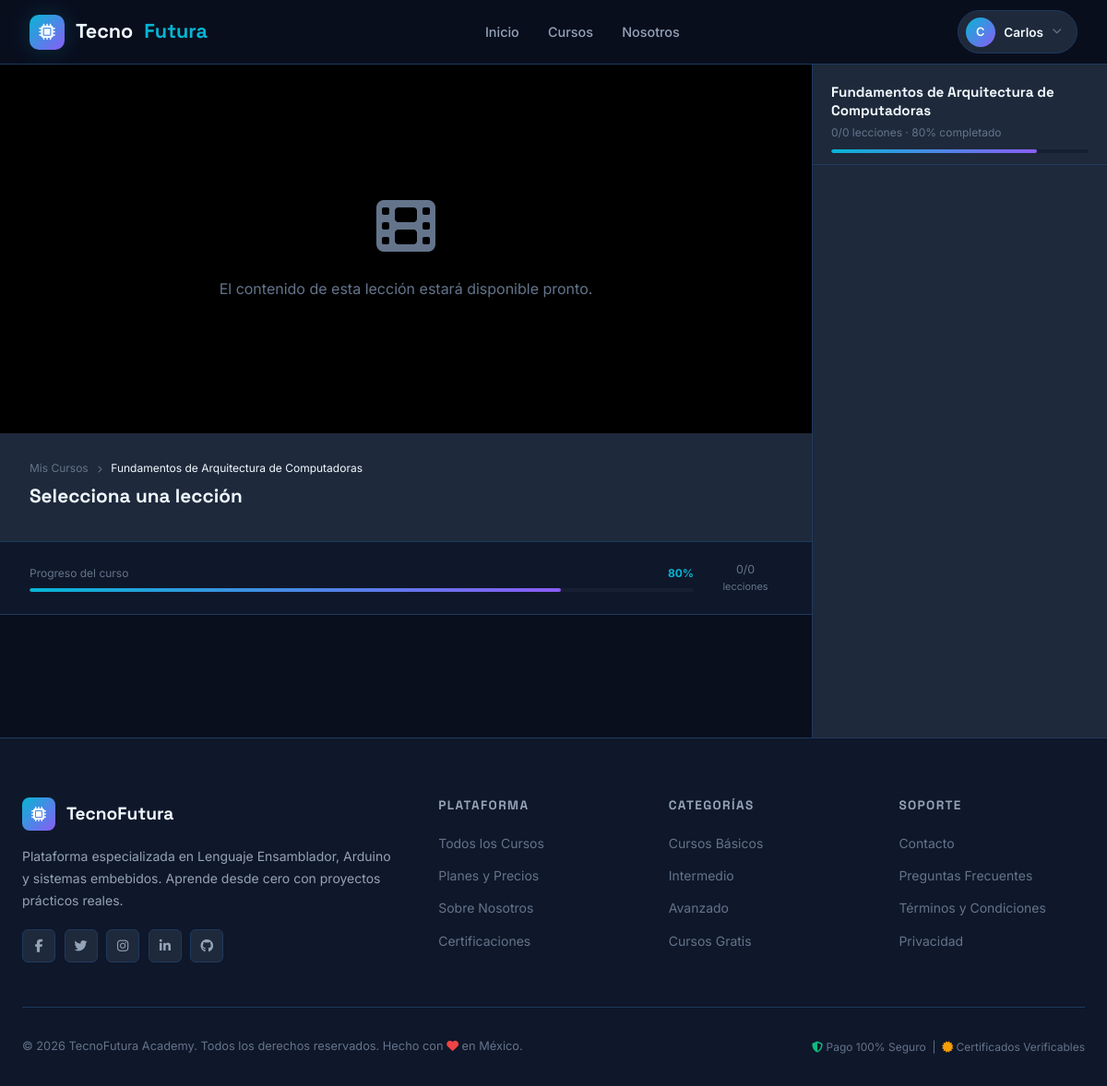
Page /lms/curso.php?id=4 (signed in) on the committed database.
### tables this page shows
CREATE TABLE cursos (
    id_curso INT AUTO_INCREMENT PRIMARY KEY,
    nombre_curso VARCHAR(200) NOT NULL,
    descripcion TEXT,
    nivel ENUM('Básico', 'Intermedio', 'Avanzado') NOT NULL,
    duracion_horas INT NOT NULL,
    precio DECIMAL(10,2) DEFAULT 0.00,
    id_docente INT,
    activo BOOLEAN DEFAULT TRUE,
    fecha_creacion TIMESTAMP DEFAULT CURRENT_TIMESTAMP,
    fecha_actualizacion TIMESTAMP DEFAULT CURRENT_TIMESTAMP ON UPDATE CURRENT_TIMESTAMP,
    FOREIGN KEY (id_docente) REFERENCES docentes(id_docente) ON DELETE SET NULL
);

CREATE TABLE inscripciones (
    id_inscripcion INT AUTO_INCREMENT PRIMARY KEY,
    id_alumno INT NOT NULL,
    id_curso INT NOT NULL,
    fecha_inscripcion TIMESTAMP DEFAULT CURRENT_TIMESTAMP,
    fecha_inicio DATE,
    fecha_finalizacion DATE,
    estado ENUM('Activo', 'Completado', 'Suspendido', 'Cancelado') DEFAULT 'Activo',
    progreso DECIMAL(5,2) DEFAULT 0.00,
    calificacion_final DECIMAL(4,2) DEFAULT NULL,
    FOREIGN KEY (id_alumno) REFERENCES alumnos(id_alumno) ON DELETE CASCADE,
    FOREIGN KEY (id_curso) REFERENCES cursos(id_curso) ON DELETE CASCADE,
    UNIQUE KEY inscripcion_unica (id_alumno, id_curso)
);

### backend/classes/Database.php (called while the page is built, shortened)
<?php
class Database {
    private static $instance = null;
    private $connection;
    private function __construct() {
        try {
            $dsn = "mysql:host=" . DB_HOST . ";dbname=" . DB_NAME . ";charset=" . DB_CHARSET;
            $this->connection = new PDO($dsn, DB_USER, DB_PASS, DB_OPTIONS);
        } catch (PDOException $e) {
            die("Error de conexión a la base de datos: " . $e->getMessage());
        }
    }
    public static function getInstance() {
        if (self::$instance === null) {
            self::$instance = new self();
        }
        return self::$instance;
    }
    public function getConnection() {
        return $this->connection;
    }
}

### backend/classes/Curso.php (called while the page is built, shortened)
<?php
require_once __DIR__ . '/Database.php';
class Curso {
    private $db;
    public function __construct() {
        $this->db = Database::getInstance()->getConnection();
    }
    public function porId(int $id): ?array {
        $stmt = $this->db->prepare("SELECT c.*,
            COALESCE(u.nombre_completo, 'Equipo TecnoFutura') AS nombre_docente,
            d.especialidad,
            d.cedula_profesional,
            (SELECT COUNT(*) FROM inscripciones i WHERE i.id_curso = c.id_curso) AS total_alumnos,
            (SELECT COUNT(*) FROM materiales_curso m WHERE m.id_curso = c.id_curso) AS total_lecciones
            FROM cursos c
            LEFT JOIN docentes d ON c.id_docente = d.id_docente
            LEFT JOIN usuarios u ON d.id_usuario = u.id_usuario
            WHERE c.id_curso = :id");
        $stmt->execute([':id' => $id]);
        return $stmt->fetch() ?: null;
    }
    public function materiales(int $id_curso): array {
        $stmt = $this->db->prepare("SELECT * FROM materiales_curso
            WHERE id_curso = :id ORDER BY orden ASC");
        $stmt->execute([':id' => $id_curso]);
        return $stmt->fetchAll();
    }
    public function inscripcionAlumno(int $id_curso, int $id_alumno): ?array {
        $stmt = $this->db->prepare("SELECT * FROM inscripciones
            WHERE id_curso = :c AND id_alumno = :a");
        $stmt->execute([':c' => $id_curso, ':a' => $id_alumno]);
        return $stmt->fetch() ?: null;
    }
}

### lms/curso.php (the view, shortened to what this page needs)
<?php
require_once __DIR__ . '/../backend/classes/Curso.php';
$id_curso  = intval($_GET['id'] ?? 0);
$id_alumno = $_SESSION['usuario_rol_id'] ?? 0;
$obj       = new Curso();
$curso     = $obj->porId($id_curso);
$insc = $obj->inscripcionAlumno($id_curso, $id_alumno);
$materiales     = $obj->materiales($id_curso);
$progreso       = floatval($insc['progreso'] ?? 0);
$current_lesson = null;
$completadas = [];
include_once __DIR__ . '/../includes/header.php';
?>
<div style="margin-top:var(--navbar-height);display:grid;grid-template-columns:1fr 320px;min-height:calc(100vh - var(--navbar-height))">
  <div style="display:flex;flex-direction:column">
    <div style="background:#000;min-height:400px;display:flex;align-items:center;justify-content:center;position:relative">
      <?php if ($current_lesson): ?>
        <?php if ($current_lesson['tipo_material'] === 'video' && $current_lesson['url_material']): ?>
        <div class="video-container" style="width:100%;aspect-ratio:16/9;position:relative">
          <?php if (str_contains($current_lesson['url_material'], 'youtube') || str_contains($current_lesson['url_material'], 'youtu.be')): ?>
          <iframe src="<?= htmlspecialchars($current_lesson['url_material']) ?>" style="width:100%;height:100%;border:none" allowfullscreen></iframe>
          <?php else: ?>
          <video controls style="width:100%;height:100%;max-height:500px" poster="">
            <source src="<?= SITE_URL ?>/<?= htmlspecialchars($current_lesson['url_material']) ?>" type="video/mp4">
            Tu navegador no soporta reproducción de video.
          </video>
          <?php endif; ?>
        </div>
        <?php else: ?>
        <div style="color:#fff;text-align:center;padding:3rem">
          <i class="fas fa-<?= $current_lesson['tipo_material'] === 'documento' ? 'file-pdf' : 'newspaper' ?>"
             style="font-size:4rem;color:var(--primary);margin-bottom:1.5rem;display:block"></i>
          <h2 style="font-size:1.5rem;font-weight:700;margin-bottom:.75rem"><?= htmlspecialchars($current_lesson['titulo']) ?></h2>
          <?php if ($current_lesson['url_material']): ?>
          <a href="<?= SITE_URL ?>/<?= htmlspecialchars($current_lesson['url_material']) ?>" target="_blank" class="btn btn-primary btn-lg">
            <i class="fas fa-eye"></i> Abrir Recurso
          </a>
          <?php endif; ?>
        </div>
        <?php endif; ?>
      <?php else: ?>
      <div style="color:#fff;text-align:center;padding:3rem">
        <i class="fas fa-film" style="font-size:4rem;color:var(--text-muted);margin-bottom:1.5rem;display:block"></i>
        <p style="color:var(--text-muted)">El contenido de esta lección estará disponible pronto.</p>
      </div>
      <?php endif; ?>
    </div>
    <div style="padding:1.75rem 2rem;border-bottom:1px solid var(--border);background:var(--bg-card)">
      <div style="display:flex;align-items:flex-start;justify-content:space-between;gap:1.5rem;flex-wrap:wrap">
        <div style="flex:1">
          <div style="font-size:.75rem;color:var(--text-muted);margin-bottom:.5rem">
            <a href="<?= SITE_URL ?>/lms" style="color:var(--text-muted);text-decoration:none">Mis Cursos</a>
            <i class="fas fa-chevron-right" style="font-size:.5rem;margin:0 .4rem"></i>
            <span style="color:var(--text-primary)"><?= htmlspecialchars($curso['nombre_curso']) ?></span>
          </div>
          <h1 style="font-size:1.3rem;font-weight:700;margin-bottom:.5rem">
            <?= htmlspecialchars($current_lesson ? $current_lesson['titulo'] : 'Selecciona una lección') ?>
          </h1>
        </div>
      </div>
    </div>
    <div style="padding:1.25rem 2rem;background:var(--bg-surface);border-bottom:1px solid var(--border)">
      <div style="display:flex;align-items:center;gap:1rem">
        <div style="flex:1">
          <div style="display:flex;justify-content:space-between;font-size:.75rem;color:var(--text-muted);margin-bottom:.4rem">
            <span>Progreso del curso</span>
            <span id="progressText" style="font-weight:700;color:var(--primary)"><?= round($progreso) ?>%</span>
          </div>
          <div class="progress progress-sm">
            <div class="progress-bar" id="courseProgress" style="width:<?= $progreso ?>%"></div>
          </div>
        </div>
        <div style="text-align:center;min-width:80px">
          <div style="font-size:.78rem;color:var(--text-muted)"><?= count($completadas) ?>/<?= count($materiales) ?></div>
          <div style="font-size:.68rem;color:var(--text-muted)">lecciones</div>
        </div>
      </div>
    </div>
  </div>
  <aside style="background:var(--bg-card);border-left:1px solid var(--border);overflow-y:auto;max-height:calc(100vh - var(--navbar-height));position:sticky;top:var(--navbar-height)">
    <div style="padding:1.25rem 1.25rem .75rem;border-bottom:1px solid var(--border)">
      <h2 style="font-size:.95rem;font-weight:700;margin-bottom:.25rem;line-height:1.3"><?= htmlspecialchars($curso['nombre_curso']) ?></h2>
      <div style="font-size:.75rem;color:var(--text-muted)"><?= count($completadas) ?>/<?= count($materiales) ?> lecciones · <?= round($progreso) ?>% completado</div>
      <div class="progress progress-sm" style="margin-top:.6rem">
        <div class="progress-bar" style="width:<?= $progreso ?>%"></div>
      </div>
    </div>
    <div style="padding:.5rem 0">
    </div>
  </aside>
</div>
<?php include_once __DIR__ . '/../includes/footer.php'; ?>

### css/styles.css (style rules this page uses)
:root { --primary: #06b6d4; --primary-dark: #0891b2; --primary-light: #67e8f9; --secondary: #8b5cf6; --secondary-dark: #7c3aed; --accent: #f59e0b; --success: #10b981; --danger: #ef4444; --warning: #f59e0b; --info: #3b82f6; --bg-base: #0a0f1e; --bg-surface: #0f172a; --bg-card: #1e293b; --bg-card-hover: #243047; --bg-muted: #162032; --bg-input: #1a2540; --bg-modal: #111827; --border: #1e3a5f; --border-light: #253756; --text-primary: #f0f9ff; --text-secondary: #94a3b8; --text-muted: #64748b; --shadow-sm: 0 1px 3px rgba(0,0,0,.4); --shadow-md: 0 4px 16px rgba(0,0,0,.5); --shadow-lg: 0 8px 32px rgba(0,0,0,.6); --shadow-glow: 0 0 24px rgba(6,182,212,.2); --shadow-glow-purple: 0 0 24px rgba(139,92,246,.2); --grad-primary: linear-gradient(135deg,#06b6d4,#8b5cf6); --grad-hero: linear-gradient(135deg,#0a0f1e 0%,#0c1225 50%,#110b24 100%); --font-body: 'Inter', system-ui, sans-serif; --font-heading: 'Space Grotesk', 'Inter', sans-serif; --transition: all .25s cubic-bezier(.4,0,.2,1); --transition-slow: all .4s cubic-bezier(.4,0,.2,1); --radius-sm: 6px; --radius: 10px; --radius-lg: 16px; --radius-xl: 24px; --radius-full: 9999px; --navbar-height: 70px; }
*,*::before,*::after { box-sizing:border-box;margin:0;padding:0 }
html { scroll-behavior:smooth }
body { font-family:var(--font-body);background:var(--bg-base);color:var(--text-primary);line-height:1.6;min-height:100vh;-webkit-font-smoothing:antialiased }
a { color:var(--primary);text-decoration:none;transition:var(--transition) }
h1,h2,h3,h4,h5,h6 { font-family:var(--font-heading);font-weight:700;line-height:1.25;color:var(--text-primary) }
.progress { background:var(--bg-muted);border-radius:var(--radius-full);overflow:hidden;height:8px }
.progress-bar { height:100%;background:var(--grad-primary);border-radius:var(--radius-full);transition:width .6s cubic-bezier(.4,0,.2,1) }
.progress-sm { height:4px }

### rows in the picture
cursos: nombre_curso "Fundamentos de Arquitectura de Computadoras"
inscripciones: progreso "80"

### other values in the picture
$initials "C"
explode(' ', $user_name)[0] "Carlos"
$current_lesson ? $current_lesson['titulo'] : 'Selecciona una lección' "Selecciona una lección"
count($completadas) "0"
count($materiales) "0"
